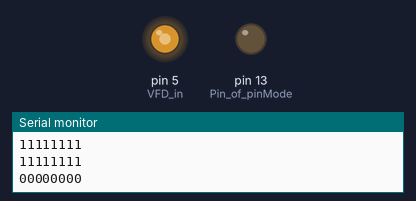
The sketch below on a simulated Arduino Uno, built with avr-gcc and run on an emulated ATmega328P. On the bench: output pins drawn as LEDs (lit = HIGH), the last lines printed to the serial monitor. Pins used as bus, display or sensor lines are not drawn.

Above: at 0.35 s.
At 4.25 s:
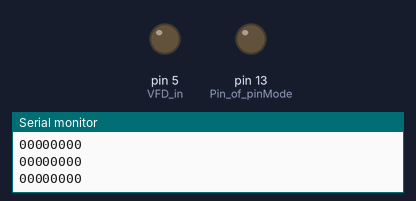
At 8.2 s:
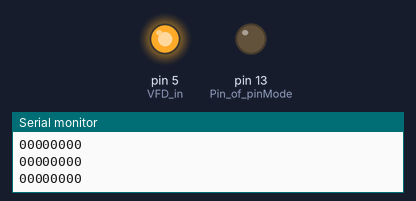
Timing chart, 0 to 10.6 s (numbered marks = the images above):
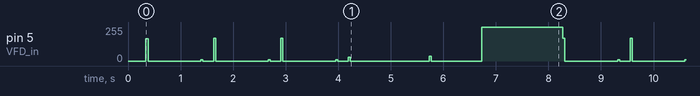

Measured:
- by itself, pin 5 (VFD_in): repeats every 7.9 s: 0/255 1.0 s, 8/255 0.04 s, 0/255 0.20 s, 171/255 0.04 s, 0/255 1.0 s, 8/255 0.04 s, 0/255 0.20 s, 171/255 0.04 s, 0/255 1.0 s, 8/255 0.04 s, 0/255 0.20 s, 30/255 0.04 s, 0/255 1.5 s, 35/255 0.04 s, 0/255 0.96 s, 255/255 1.5 s, 170/255 0.04 s

The sketch:

M35500.ino
```cpp
//Note: This is a not clean code, this is only a pratical test
//where we don't want use any library or dependence of other's code blocks!!!

//The idea is to make the code so basic that you can let it change and see what happens!

#define VFD_in 5//
#define VFD_clk 6 //
#define VFD_cs 7 //
#define VFD_rst 10 //

#define delay_tcsh _delay_us(16)

unsigned char char0, char1, char2;

void send_data(unsigned char a) {
  unsigned char data = 170; //value to transmit, binary 10101010
  unsigned char mask = 1; //our bitmask

  data = a;
  //This don't send the strobe signal, to be used in burst data send
  for (mask = 00000001; mask > 0; mask <<= 1) { //iterate through bit mask
    PIND = (0 << VFD_clk);
    if (data & mask) { // if bitwise AND resolves to true
      PORTD = (1 << VFD_in);
      Serial.print(bitRead(PORTD,5));
    }
    else { //if bitwise and resolves to false
      PORTD = (0 << VFD_in); // send 0
      Serial.print(bitRead(PORTD,5));
    }
    _delay_us(48); //delay
    PIND = (1 << VFD_clk);
    _delay_us(48); //delay
//    PIND &= ~(0 << VFD_clk);
//   _delay_us(48); //delay
  }
  Serial.println();
  delayMicroseconds(5);
}
void sendCommandVFD(unsigned char a) {
  unsigned char data = 0x00;
  unsigned char mask = 1; //our bitmask

  data = a;
  PIND = (1 << VFD_clk);
  PIND &= ~(1 << VFD_cs);
  _delay_us(48); //delay
          for (mask = 00000001; mask > 0; mask <<= 1) { //iterate through bit mask
            PIND = (0 << VFD_clk);
                  if (data & mask) { // if bitwise AND resolves to true
                    PORTD = (1 << VFD_in);
                  }
                  else { //if bitwise and resolves to false
                    PORTD = (0 << VFD_in); // send 0
                  }
            _delay_us(48); //delay
            PIND = (1 << VFD_clk);
            _delay_us(48); //delay
//            PIND &= ~(0 << VFD_clk);
//            _delay_us(48); //delay
          }
 _delay_us(48); //delay
 PIND = (1 << VFD_cs);
}
void M35500_init(void) {
  digitalWrite(VFD_rst, LOW); //Reset happen at Low value!
  delay(300);
  digitalWrite(VFD_rst, HIGH); //Reset happen at Low value!
  delayMicroseconds(800); //power_up delay
  //
  // Configure VFD display (grids)
  sendCommandVFD(0b11101101);//     (Command 0) Display data setting 111x1100 is 10 digits and 16 or less segments(This means send 2Bytes or 3Bytes).
  _delay_us(48); //delay
  sendCommandVFD(0b11000111);//     (Command 1) Display ON and 15/16 duty setting.
 _delay_us(48); //delay
  sendCommandVFD(0b10101010);//     (Command 2) Digit start pin setting. (1010:D7-0000:D17) ????
  _delay_us(48); //delay
  sendCommandVFD(0b10000000);//     (Command 3) Port data settings Port selection: 0: P3-P0 & 1: P7-P4 Last four bits is output port.
  _delay_us(48); //delay
}
void allOn(){
    //char0 = (animChars[0] | char0);
  //char1 = (animChars[1] | char1);
  //char2 = (animChars[2] | char2);
  char0 = 0xFF;   //Here we send all "1". Is necessary 13 bits by digit, I sent 16 to be more easy, but you can specify it by correct way.
  char1 = 0xFF;
  char2 = 0x00;
 sendCommandVFD(0b10101001);//     (Command 2) Digit start pin setting. (1010:D7-0000:D17) ????
  _delay_us(50); //delay
PIND = (1 << VFD_clk);
_delay_us(50); //delay
PIND &= ~(1 << VFD_cs);
_delay_us(50); //delay

send_data(0b11100101); //cmd 0 Each grid use 3 bytes here define the 1º
_delay_us(8); //delay
//send_data(animChars[0] | char0);_delay_us(8);   send_data(animChars[1] | char1);_delay_us(8);   //send_data(animChars[2] | char2);  // 17-24;   9-16;    1-8;
//send_data(animChars[0] | char0);_delay_us(48);   send_data(animChars[1] | char1);_delay_us(48);   //send_data(animChars[2] | char2);  // 17-24;   9-16;    1-8;

send_data(char0);   send_data(char1);  send_data(char2);  // 17-24;   9-16;    1-8;
send_data(char0);   send_data(char1);  send_data(char2);  // 17-24;   9-16;    1-8;
send_data(char0);   send_data(char1);  send_data(char2);  // 17-24;   9-16;    1-8;
send_data(char0);   send_data(char1);  send_data(char2);  // 17-24;   9-16;    1-8;
send_data(char0);   send_data(char1);  send_data(char2);  // 17-24;   9-16;    1-8;
send_data(char0);   send_data(char1);  send_data(char2);  // 17-24;   9-16;    1-8;
send_data(char0);   send_data(char1);  send_data(char2);  // 17-24;   9-16;    1-8;
send_data(char0);   send_data(char1);  send_data(char2);  // 17-24;   9-16;    1-8;
send_data(char0);   send_data(char1);  send_data(char2);  // 17-24;   9-16;    1-8;
send_data(char0);   send_data(char1);  send_data(char2);  // 17-24;   9-16;    1-8;
//
delayMicroseconds(45);
PIND = (1 << VFD_cs);
}
void M35500clear(){
    //char0 = (animChars[0] | char0);
  //char1 = (animChars[1] | char1);
  //char2 = (animChars[2] | char2);
  char0 = 0x00;
  char1 = 0x00;
  char2 = 0x00;
 sendCommandVFD(0b10101001);//     (Command 2) Digit start pin setting. (1010:D7-0000:D17) ????
  _delay_us(50); //delay
PIND = (1 << VFD_clk);
_delay_us(50); //delay
PIND &= ~(1 << VFD_cs);
_delay_us(50); //delay

send_data(0b11100101); //cmd 0 Each grid use 3 bytes here define the 1º
_delay_us(8); //delay
//
//send_data(animChars[0] | char0);_delay_us(8);   send_data(animChars[1] | char1);_delay_us(8);   //send_data(animChars[2] | char2);  // 17-24;   9-16;    1-8;
//send_data(animChars[0] | char0);_delay_us(48);   send_data(animChars[1] | char1);_delay_us(48);   //send_data(animChars[2] | char2);  // 17-24;   9-16;    1-8;

send_data(char0);   send_data(char1);  send_data(char2);  // 17-24;   9-16;    1-8;
send_data(char0);   send_data(char1);  send_data(char2);  // 17-24;   9-16;    1-8;
send_data(char0);   send_data(char1);  send_data(char2);  // 17-24;   9-16;    1-8;
send_data(char0);   send_data(char1);  send_data(char2);  // 17-24;   9-16;    1-8;
send_data(char0);   send_data(char1);  send_data(char2);  // 17-24;   9-16;    1-8;
send_data(char0);   send_data(char1);  send_data(char2);  // 17-24;   9-16;    1-8;
send_data(char0);   send_data(char1);  send_data(char2);  // 17-24;   9-16;    1-8;
send_data(char0);   send_data(char1);  send_data(char2);  // 17-24;   9-16;    1-8;
send_data(char0);   send_data(char1);  send_data(char2);  // 17-24;   9-16;    1-8;
send_data(char0);   send_data(char1);  send_data(char2);  // 17-24;   9-16;    1-8;
//
delayMicroseconds(45);
PIND = (1 << VFD_cs);
}
void msgHELLO(){
  //char0 = (animChars[0] | char0);
  //char1 = (animChars[1] | char1);
  //char2 = (animChars[2] | char2);
  char0 = 0xFF;
  char1 = 0xFF;
  char2 = 0xFF;
 sendCommandVFD(0b10101001);//     (Command 2) Digit start pin setting. (1010:D7-0000:D17) ????
  _delay_us(50); //delay
PIND = (1 << VFD_clk);
_delay_us(50); //delay
PIND &= ~(1 << VFD_cs);
_delay_us(50); //delay

send_data(0b11100101); //cmd 0 Each grid use 3 bytes here define the 1º
_delay_us(8); //delay
//
//send_data(animChars[0] | char0);_delay_us(8);   send_data(animChars[1] | char1);_delay_us(8);   //send_data(animChars[2] | char2);  // 17-24;   9-16;    1-8;
//send_data(animChars[0] | char0);_delay_us(48);   send_data(animChars[1] | char1);_delay_us(48);   //send_data(animChars[2] | char2);  // 17-24;   9-16;    1-8;
char0=0b00000000;
char1=0b00010000;
send_data(0b00000000);   send_data(0b00000000);  send_data(0b00000000);   //  digito 1
send_data(0b10011100);   send_data(0b00000010);  send_data(0b00000000);   //  digito 2
send_data(0b10110100);   send_data(0b00000100);  send_data(0b00000000);   //  digito 3
send_data(0b10010000);   send_data(0b00000100);  send_data(0b00000000);   //  digito 4
send_data(0b10010000);   send_data(0b00000100);  send_data(0b00000000);   //  digito 5
send_data(0b10111000);   send_data(0b00000110);  send_data(0b00000000);   //  digito 6
send_data(0b00000000);   send_data(0b00000000);  send_data(0b00000000);   //  digito 7
send_data(0b00000000);   send_data(0b00000000);  send_data(0b00000000);   //  digito 8
send_data(0b00000000);   send_data(0b00000000);  send_data(0b00000000);   //  digito 9
send_data(0b00000000);   send_data(0b00000000);  send_data(0b00000000);   //  digito 10


//
delayMicroseconds(15);
PIND = (1 << VFD_cs);
}
void msg35500(){
  //char0 = (animChars[0] | char0);
  //char1 = (animChars[1] | char1);
  //char2 = (animChars[2] | char2);
  char0 = 0xFF;
  char1 = 0xFF;
  char2 = 0xFF;
 sendCommandVFD(0b10101001);//     (Command 2) Digit start pin setting. (1010:D7-0000:D17) ????
  _delay_us(50); //delay
PIND = (1 << VFD_clk);
_delay_us(50); //delay
PIND &= ~(1 << VFD_cs);
_delay_us(50); //delay

send_data(0b11100101); //cmd 0 Each grid use 3 bytes here define the 1º
_delay_us(8); //delay
//
//send_data(animChars[0] | char0);_delay_us(8);   send_data(animChars[1] | char1);_delay_us(8);   //send_data(animChars[2] | char2);  // 17-24;   9-16;    1-8;
//send_data(animChars[0] | char0);_delay_us(48);   send_data(animChars[1] | char1);_delay_us(48);   //send_data(animChars[2] | char2);  // 17-24;   9-16;    1-8;
char0=0b00000000;
char1=0b00010000;
send_data(0b00000000);   send_data(0b00000000);  send_data(0b00000000);   //  digito 1
send_data(0b00101100);   send_data(0b00000110);  send_data(0b00000000);   //  digito 2
send_data(0b00110100);   send_data(0b00000110);  send_data(0b00000000);   //  digito 3
send_data(0b00110100);   send_data(0b00000110);  send_data(0b00000000);   //  digito 4
send_data(0b10111000);   send_data(0b00000110);  send_data(0b00000000);   //  digito 5
send_data(0b10111000);   send_data(0b00000110);  send_data(0b00000000);   //  digito 6
send_data(0b00000000);   send_data(0b00000000);  send_data(0b00000000);   //  digito 7
send_data(0b00000000);   send_data(0b00000000);  send_data(0b00000000);   //  digito 8
send_data(0b00000000);   send_data(0b00000000);  send_data(0b00000000);   //  digito 9
send_data(0b00000000);   send_data(0b00000000);  send_data(0b00000000);   //  digito 10


//
delayMicroseconds(15);
PIND = (1 << VFD_cs);
}
void clearVFD(void) {
  /*
    Here I clean all registers
    Could be done only on the number of grid
    to be more fast. The 12 * 3 bytes = 36 registers
  */
  sendCommandVFD(0b11101101); // cmd 0
  PIND = (1 << VFD_clk);
  _delay_us(50); //delay
  PIND &= ~(1 << VFD_cs);
  _delay_us(50); //delay

  for (int i = 0; i < 30; i++) {
    send_data(0b00000000); // data
  }

  PIND = (1 << VFD_cs);
  delayMicroseconds(4);
}
void setup() {
  pinMode( VFD_in, OUTPUT);// 7: If 0 write LCD, if 1 read of LCD
  pinMode( VFD_clk, OUTPUT);// 8: if 0 is a command, if 1 is a data0
  pinMode( VFD_cs, OUTPUT);// 9: Must be pulsed to LCD fetch data of bus
  pinMode( VFD_rst, OUTPUT);// 10: if 0 is a command, if 1 is a data0

  digitalWrite(VFD_rst, HIGH);

  pinMode( 13, OUTPUT); //Pin of pinMode(LED_BUILTIN, OUTPUT);

  Serial.begin(115200);

  M35500_init();
}
void loop() {
      for (uint8_t i = 0; i<3; i++){
        allOn();
        delay(1000);
        M35500clear();
        delay(200);
      }
//
 msgHELLO();
 delay(1500);
 msg35500();
 delay(1000);
 sendCommandVFD(0b11000111);//     (Command 1) Display ON and 15/16 duty setting.
 delay(500);
 sendCommandVFD(0b11000011);//     (Command 1) Display ON and 15/16 duty setting.
 delay(500);
 sendCommandVFD(0b11000111);//     (Command 1) Display ON and 15/16 duty setting.
 delay(500);
}
```
